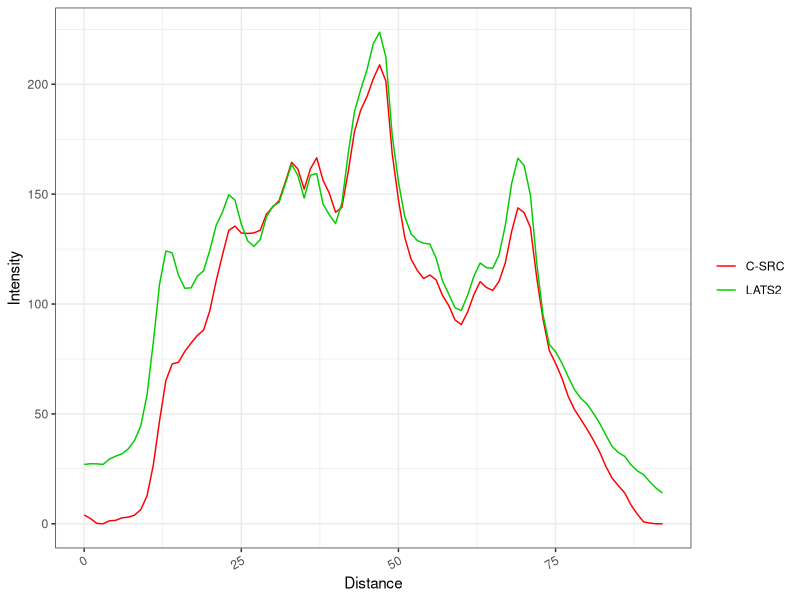

This figure's R source:
# Load libraries
library(tidyverse)

# Clear workspace
rm(list = ls())

# Load datasets
SRC_rawdata <- read.csv("./Values_HA-C-SRC.csv")
LATS2_rawdata <- read.csv("./Values_Myc-LATS2.csv")

# Process datasets
colnames(SRC_rawdata) <- c("Distance", "C-SRC")
colnames(LATS2_rawdata) <- c("Distance", "LATS2")
FinalData <- SRC_rawdata %>% 
  left_join(LATS2_rawdata) %>% 
  pivot_longer(-Distance, names_to = "Protein", values_to = "Intensity")

# Plot curves
ggplot(FinalData, aes(x = Distance, y = Intensity, fill = Protein, colour = Protein)) +
  geom_line() +
  scale_color_manual(values = c("red", "green3")) +
  theme_bw() +
  theme(axis.text.x = element_text(hjust = 1, angle = 30), 
        legend.title = element_blank(), 
        strip.background = element_blank())
